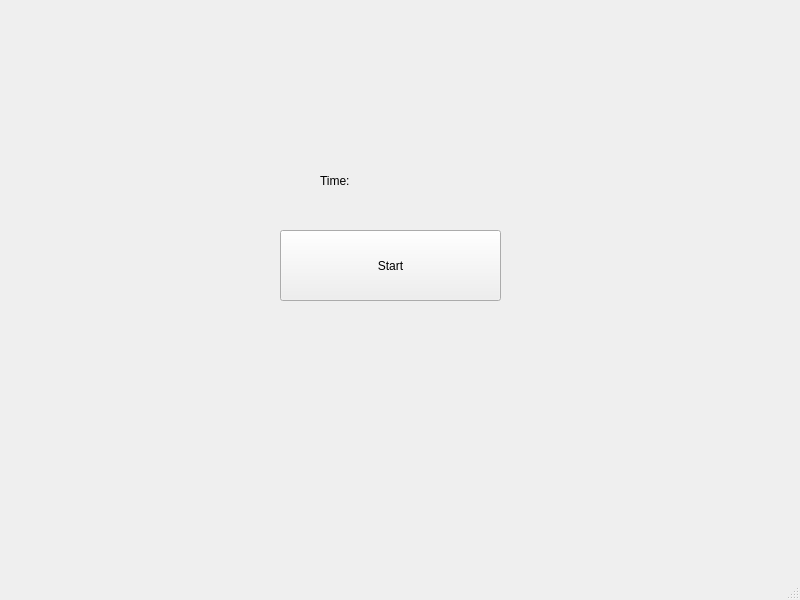
<?xml version="1.0" encoding="UTF-8"?>
<ui version="4.0">
 <class>MainWindow</class>
 <widget class="QMainWindow" name="MainWindow">
  <property name="geometry">
   <rect>
    <x>0</x>
    <y>0</y>
    <width>800</width>
    <height>600</height>
   </rect>
  </property>
  <property name="windowTitle">
   <string>MainWindow</string>
  </property>
  <widget class="QWidget" name="centralwidget">
   <widget class="QLabel" name="time">
    <property name="geometry">
     <rect>
      <x>320</x>
      <y>160</y>
      <width>141</width>
      <height>41</height>
     </rect>
    </property>
    <property name="text">
     <string>Time: </string>
    </property>
   </widget>
   <widget class="QPushButton" name="button">
    <property name="geometry">
     <rect>
      <x>280</x>
      <y>230</y>
      <width>221</width>
      <height>71</height>
     </rect>
    </property>
    <property name="text">
     <string>Start</string>
    </property>
   </widget>
  </widget>
  <widget class="QMenuBar" name="menubar">
   <property name="geometry">
    <rect>
     <x>0</x>
     <y>0</y>
     <width>800</width>
     <height>21</height>
    </rect>
   </property>
  </widget>
  <widget class="QStatusBar" name="statusbar"/>
 </widget>
 <resources/>
 <connections/>
</ui>
